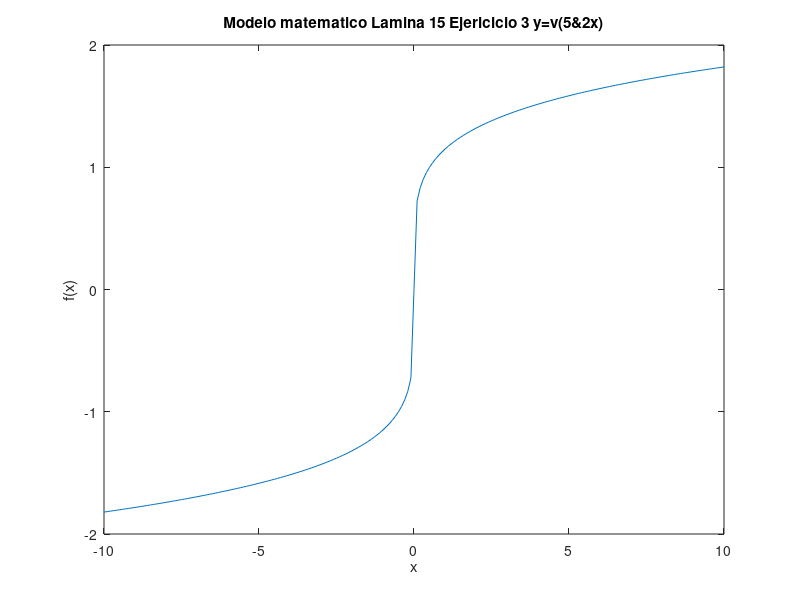

MATLAB code to generate this figure:
% Octave Script
% Title			:ModelosMatematicos_Lamina 15
% Description		:Script para graficar el ejericio 3 de la lamina 15.
% Author		:Luis Gerardo Cardozo Carranza (Gerard_CRS) luiscardozo161002@gmail.com
% Date			:20210415
% sion		  :1
% Usage			:octave> /path/ModeloMatematicos_Lamina_15_Luis Gerardo Cardozo Carranza_3012
% Notes			:Requiere aplicacion octave usar en consola preferentemente

%   Lamina 15_Ejercicio 3 f3(x)=5
% Si se graficá su comportamiento es cuadratico
% limpiar variables
  clear
% Ejemplo y=2-v(4x-2)
% Rango de -10..10 en i = 1
	x = -10: 0.1 : 10 ;
% Valor de la función
	y=nthroot(2*(x),5);
% Dibujar x, y
	plot (x,y);
% Titulo
	title ("Modelo matematico Lamina 15 Ejericicio 3 y=v(5&2x)");
% Etiqueta para x
	xlabel ("x");
% Etiqueta para y
	ylabel ("f(x)");
